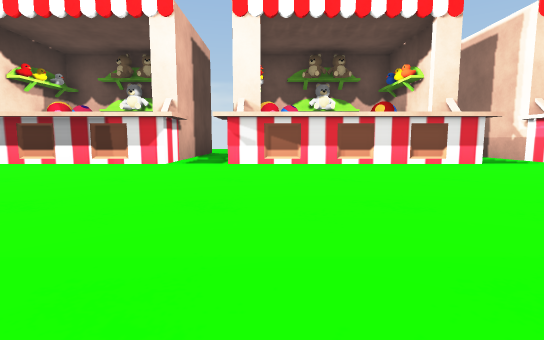
view 1 (above)

16 first-person views from a walk through a scene from a Unity 3-D project. The camera is 0.39 m above the floor, tilts 6° down and sees 85° across. The floor is counted in squares, 1 m on a side. Each view is taken from the middle of a square. On the plan, view 1 faces up. The plan holds only what a view shows up to about 9 squares ahead; the rest is blank. The player character is not drawn. Some surface patterns are stand-ins.

view 2
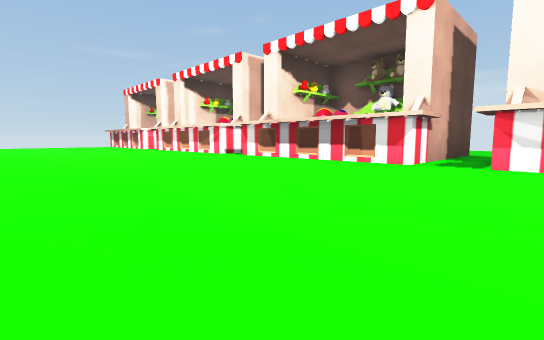

view 3
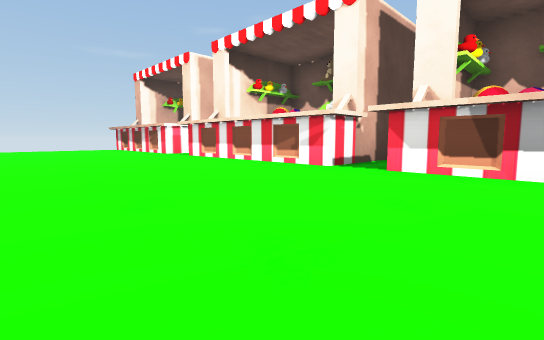

view 4
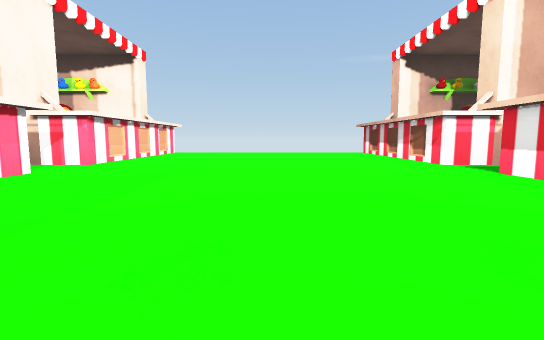

view 5
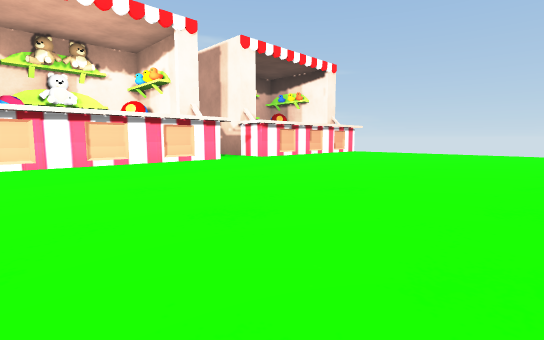

view 6
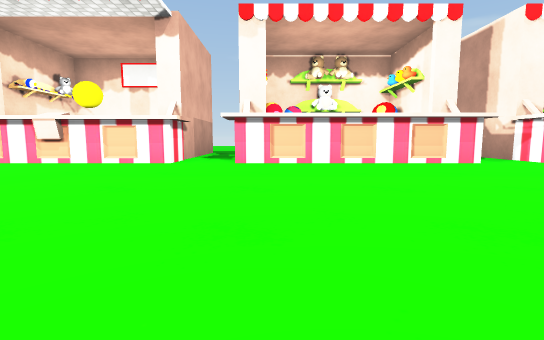

view 7
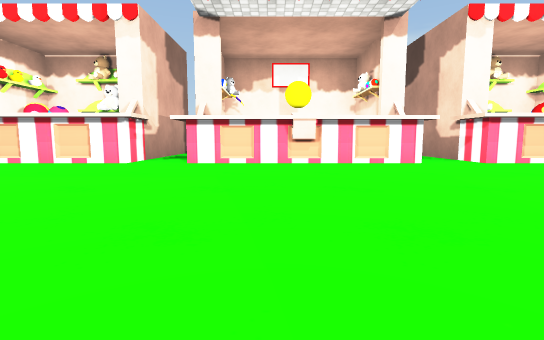

view 8
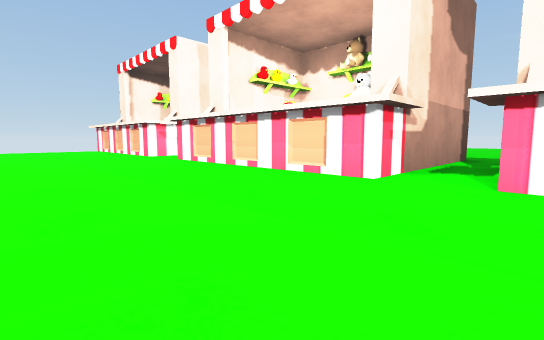

view 9
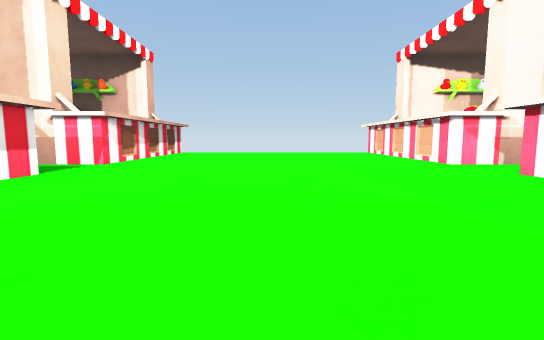

view 10
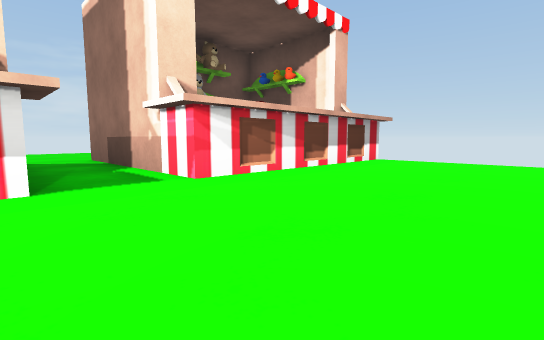

view 11
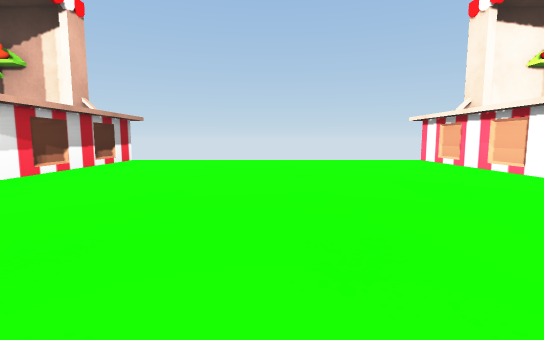

view 12
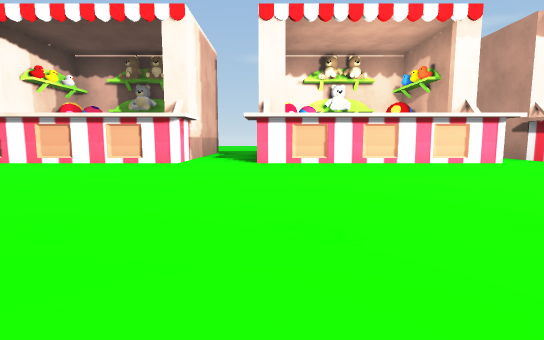

view 13
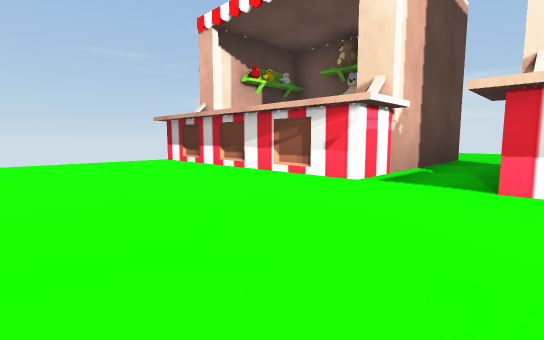

view 14
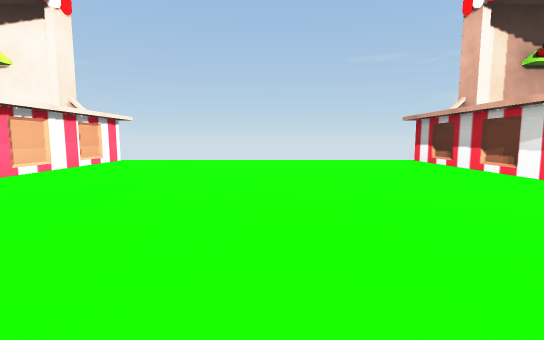

view 15
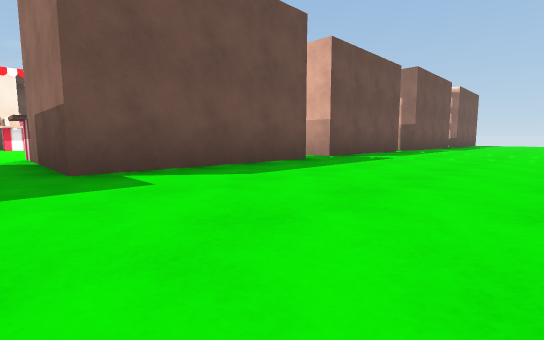

view 16
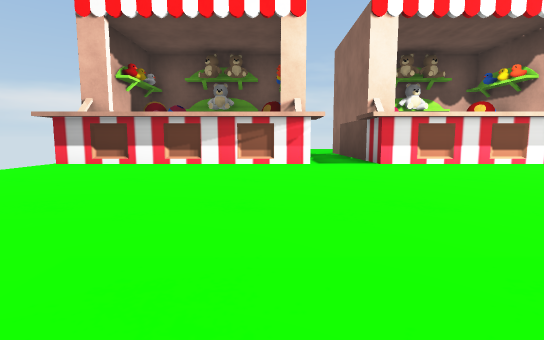

### Floor plan
Key: @ floor where view 1 was taken; # wall or solid block; . main floor; : floor 0.1 m higher than the main floor; O other object.
Columns run from 15 left of view 1 to 8 right of it. Each row starts with its distance up from view 1.
 11    ..              ..
 10    ..              ..
  9    ..        ..    ..
  8 OOOO.OOOO OOOO.OOOO.OOOO
  7 OOOO.OOOO OOOO.OOOO.OOOO
  6 O  O.O  O.O:OO.  OO.O:OO
  5 OOOO.OOOO.OOOO.OOOO.OOOO
  4 ........................
  3 ........................
  2 ........................
  1 ........................
  0 ...............@........
 -1 OOOO.OOOO.#OO#.OOOO.OOOO
 -2 O  O.O  O.O  O.O  O.O  O
 -3 OOOO.OOOO.#   .OOOO.OOOO
 -4 O   .OOOO.####.OOOO.OOOO
 -5     ...........
 -6     ............
 -7     ............
 -8     .........

Positions as (right, up) in squares from view 1, and headings:
1: (0, 0), facing up
2: (0, 0), facing up-left
3: (-4, 1), facing up-left
4: (-7, 2), facing left
5: (-7, 4), facing down-left
6: (-7, 4), facing down
7: (-3, 4), facing down
8: (-2, 2), facing down-right
9: (0, 2), facing right
10: (3, 2), facing up-right
11: (3, 2), facing right
12: (3, 4), facing down
13: (-10, 2), facing up-left
14: (-10, 2), facing left
15: (-11, -8), facing up-right
16: (-12, 0), facing up
